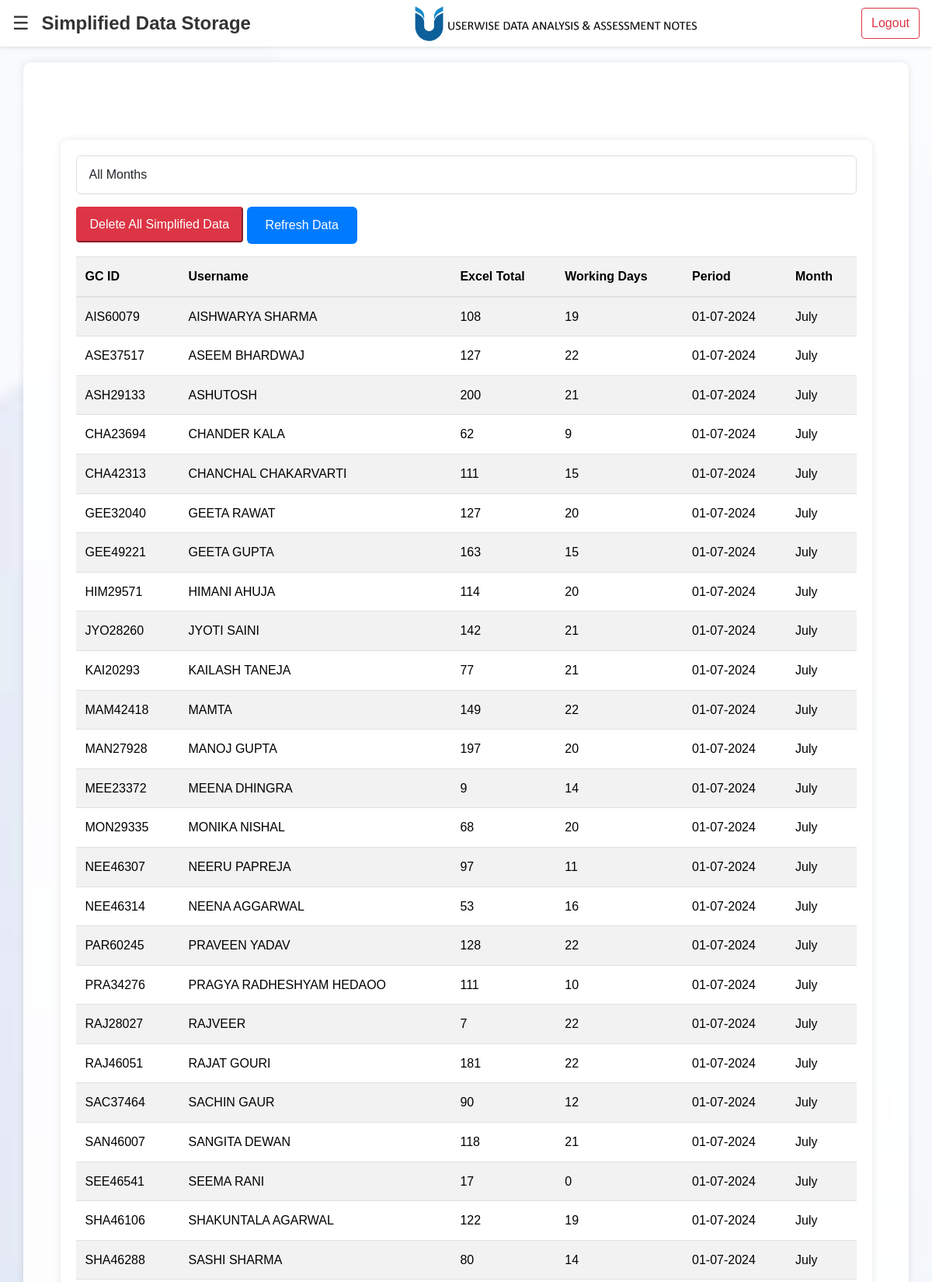
Page /simplified_data/ (signed in, upper part) on the committed database.
### record/models.py (models this page shows, shortened)
class SimplifiedData(models.Model):
    user = models.ForeignKey(User, on_delete=models.CASCADE)
    excel_total = models.IntegerField(default=0)
    working_days = models.IntegerField(default=0)
    period = models.DateField(default=timezone.now)
    month = models.CharField(max_length=20, default='Unknown')

### record/views.py (the view)
# urls.py: path('simplified_data/', views.simplified_data, name='simplified_data'),
@login_required
@user_passes_test(can_view_dashboard)
def simplified_data(request):
    month = request.GET.get('month', '')
    simplified_data = SimplifiedData.objects.all()
    if month:
        simplified_data = simplified_data.filter(month=month)
    simplified_data = simplified_data.order_by('-period', 'user__username')
    context = {
        'simplified_data': simplified_data,
        'selected_month': month,
    }
    return render(request, 'simplified_data.html', context)

### record/views.py (called while the page is built)
def can_view_dashboard(user):
    return user.is_superuser or user.is_staff or user.groups.filter(name='DashboardViewers').exists()

### templates/simplified_data.html (shortened to what this page needs)
{% extends "base.html" %}
{% load static %}
{% block content %}
<!DOCTYPE html>
<html lang="en">
<head>
</head>
<body>
    <div class="header">
        <button class="toggle-btn" onclick="toggleSidebar()">☰</button>
        <div class="progress-report">Simplified Data Storage</div>
         <div class="sub-title">
        <img src="{% static 'images/login2.png' %}" alt="UDAAN Logo" style="height: 50px;">
    </div>
        {% if user.is_authenticated %}
            <a href="{% url 'logout' %}" class="logout-btn">Logout</a>
        {% endif %}
    </div>
    <div class="container">
        <div class="mb-3">
            <select id="monthFilter" class="form-control">
                <option value="">All Months</option>
            </select>
        </div>
        <div class="mb-3">
            <button type="button" id="deleteSimplifiedDataBtn">Delete All Simplified Data</button>
            <button id="refreshDataBtn" class="btn btn-primary">Refresh Data</button>
        </div>
        <div class="table-responsive">
            <table class="table table-striped" id="simplifiedDataTable">
                <thead>
                    <tr>
                        <th>GC ID</th>
                        <th>Username</th>
                        <th>Excel Total</th>
                        <th>Working Days</th>
                        <th>Period</th>
                        <th>Month</th>
                    </tr>
                </thead>
                <tbody>
                    {% for data in simplified_data %}
                    <tr>
                        <td>{{ data.user.username }}</td>
                        <td>{{ data.user.first_name }}</td>
                        <td>{{ data.excel_total }}</td>
                        <td>{{ data.working_days }}</td>
                        <td>{{ data.period|date:"d-m-Y" }}</td>
                        <td>{{ data.month }}</td>
                    </tr>
                    {% endfor %}
                </tbody>
            </table>
        </div>
    </div>
</body>
</html>
{% endblock %}

### templates/base.html (shortened to what this page needs)
{% load static %}
<!doctype html>
<html lang="en">
  <head>
    <link href="https://cdn.jsdelivr.net/npm/bootstrap@5.3.3/dist/css/bootstrap.min.css" rel="stylesheet">
    <link rel="stylesheet" href="{% static 'styles.css' %}">
  </head>
  <body>
    <div class="container">
      {% block content %}{% endblock content %}
    </div>
  </body>
</html>

### static/css/styles.css (style rules this page uses)
* { margin: 0; padding: 0; box-sizing: border-box; }
body { font-family: 'Arial', sans-serif; background-color: #f0f2f5; color: #333; line-height: 1.6; }
.container { max-width: 800px; margin: auto; background: #fff; border-radius: 12px; box-shadow: 0 4px 8px rgba(0, 0, 0, 0.1); padding: 2rem; overflow: hidden; }
.form-control { border-radius: 6px; border: 1px solid #ddd; padding: 0.75rem 1rem; margin-bottom: 1rem; font-size: 1rem; width: 100%; transition: border-color 0.3s; }
.btn { padding: 0.75rem 1.5rem; font-size: 1rem; border-radius: 6px; border: none; cursor: pointer; text-align: center; transition: background-color 0.3s, transform 0.3s; }
.btn-primary { background-color: #007bff; color: #fff; }

### rows in the picture
SimplifiedData: user.username "AIS60079", user.first_name "AISHWARYA SHARMA", excel_total "108", working_days "19", period "01-07-2024", month "July"
SimplifiedData: user.username "ASE37517", user.first_name "ASEEM BHARDWAJ", excel_total "127", working_days "22", period "01-07-2024", month "July"
SimplifiedData: user.username "ASH29133", user.first_name "ASHUTOSH", excel_total "200", working_days "21", period "01-07-2024", month "July"
SimplifiedData: user.username "CHA23694", user.first_name "CHANDER KALA", excel_total "62", working_days "9", period "01-07-2024", month "July"
SimplifiedData: user.username "CHA42313", user.first_name "CHANCHAL CHAKARVARTI", excel_total "111", working_days "15", period "01-07-2024", month "July"
SimplifiedData: user.username "GEE32040", user.first_name "GEETA RAWAT", excel_total "127", working_days "20", period "01-07-2024", month "July"
SimplifiedData: user.username "GEE49221", user.first_name "GEETA GUPTA", excel_total "163", working_days "15", period "01-07-2024", month "July"
SimplifiedData: user.username "HIM29571", user.first_name "HIMANI AHUJA", excel_total "114", working_days "20", period "01-07-2024", month "July"
SimplifiedData: user.username "JYO28260", user.first_name "JYOTI SAINI", excel_total "142", working_days "21", period "01-07-2024", month "July"
SimplifiedData: user.username "KAI20293", user.first_name "KAILASH TANEJA", excel_total "77", working_days "21", period "01-07-2024", month "July"
SimplifiedData: user.username "MAM42418", user.first_name "MAMTA", excel_total "149", working_days "22", period "01-07-2024", month "July"
SimplifiedData: user.username "MAN27928", user.first_name "MANOJ GUPTA", excel_total "197", working_days "20", period "01-07-2024", month "July"
SimplifiedData: user.username "MEE23372", user.first_name "MEENA DHINGRA", excel_total "9", working_days "14", period "01-07-2024", month "July"
SimplifiedData: user.username "MON29335", user.first_name "MONIKA NISHAL", excel_total "68", working_days "20", period "01-07-2024", month "July"
SimplifiedData: user.username "NEE46307", user.first_name "NEERU PAPREJA", excel_total "97", working_days "11", period "01-07-2024", month "July"
SimplifiedData: user.username "NEE46314", user.first_name "NEENA AGGARWAL", excel_total "53", working_days "16", period "01-07-2024", month "July"
SimplifiedData: user.username "PAR60245", user.first_name "PRAVEEN YADAV", excel_total "128", working_days "22", period "01-07-2024", month "July"
SimplifiedData: user.username "PRA34276", user.first_name "PRAGYA RADHESHYAM HEDAOO", excel_total "111", working_days "10", period "01-07-2024", month "July"
SimplifiedData: user.username "RAJ28027", user.first_name "RAJVEER", excel_total "7", working_days "22", period "01-07-2024", month "July"
SimplifiedData: user.username "RAJ46051", user.first_name "RAJAT GOURI", excel_total "181", working_days "22", period "01-07-2024", month "July"
SimplifiedData: user.username "SAC37464", user.first_name "SACHIN GAUR", excel_total "90", working_days "12", period "01-07-2024", month "July"
SimplifiedData: user.username "SAN46007", user.first_name "SANGITA DEWAN", excel_total "118", working_days "21", period "01-07-2024", month "July"
SimplifiedData: user.username "SEE46541", user.first_name "SEEMA RANI", excel_total "17", working_days "0", period "01-07-2024", month "July"
SimplifiedData: user.username "SHA46106", user.first_name "SHAKUNTALA AGARWAL", excel_total "122", working_days "19", period "01-07-2024", month "July"
SimplifiedData: user.username "SHA46288", user.first_name "SASHI SHARMA", excel_total "80", working_days "14", period "01-07-2024", month "July"
